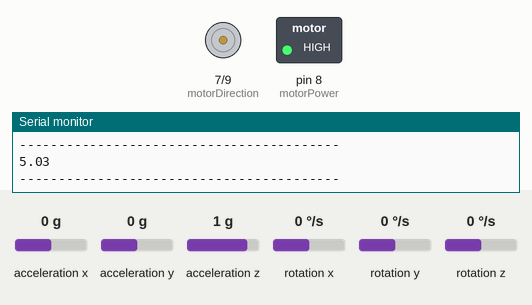
Simulated run of this sketch. Board: Arduino Uno, built with avr-gcc and run on an emulated ATmega328P. Parts: direction and speed pins drawn as motors (green arrow = direction pin HIGH = forward, orange = LOW = backward, longer = more drive), switched loads named in the sketch (green lamp = pin HIGH), the last lines printed to the serial monitor. Wiring (inferred from the names in the program): MPU-6050 motion sensor at I2C address 0x68. The inputs (shaded band) are chosen by the test bench; at power-on: acceleration z 1 g, acceleration x 0 g, acceleration y 0 g, rotation x 0 °/s, rotation y 0 °/s, rotation z 0 °/s.

Above: at 1.2 s.
1.3 s: acceleration z set to 0 g
At 3.4 s:
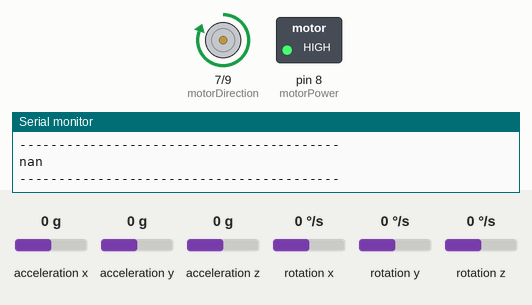
Timing chart, 0 to 4.9 s (numbered marks = the images above; inputs shaded):
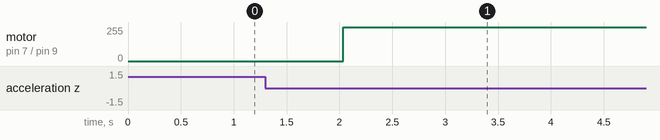

Measured:
- after the input at 1.3 s, motor on pin 7 (motorDirection) / pin 9 (motorPWM): stopped → forward 255/255 after 0.74 s

The sketch:

Angle_Testing.ino
```cpp
#include <Servo.h>
#include <PWM.h>
#include <MPU6050.h>

Servo Motor;

// MPU6050
const int MPU = 0x68; // MPU6050 I2C address
float AccX, AccY, AccZ;
float GyroX, GyroY, GyroZ;
float accAngleX, accAngleY, gyroAngleX, gyroAngleY, gyroAngleZ;
float roll, pitch, yaw;
float AccErrorX, AccErrorY, GyroErrorX, GyroErrorY, GyroErrorZ;
float elapsedTime, currentTime, previousTime;
int c = 0;

// PID PARAMS
double kp_speed =  3;
double ki_speed = 0.072;
double kd_speed = 0; // NOT USED
double targetAngle = 90;
int PD_pwm;  //angle output

double kp = 2;
double ki = 0;
double kd = .25;

// MOTOR VARIABLES
const int motorDirection = 7; // CW/CCW Motor Direction
const int motorPower = 8; // Motor on/off
const int motorPWM = 9; // Motor PWM control

void setup() {
  //MPU6050
  Serial.begin(19200);
  Wire.begin();                      // Initialize comunication
  Wire.beginTransmission(MPU);       // Start communication with MPU6050 // MPU=0x68
  Wire.write(0x6B);                  // Talk to the register 6B
  Wire.write(0x00);                  // Make reset - place a 0 into the 6B register
  Wire.endTransmission(true);        //end the transmission


  /*
  // Configure Accelerometer Sensitivity - Full Scale Range (default +/- 2g)
  Wire.beginTransmission(MPU);
  Wire.write(0x1C);                  //Talk to the ACCEL_CONFIG register (1C hex)
  Wire.write(0x10);                  //Set the register bits as 00010000 (+/- 8g full scale range)
  Wire.endTransmission(true);
  // Configure Gyro Sensitivity - Full Scale Range (default +/- 250deg/s)
  Wire.beginTransmission(MPU);
  Wire.write(0x1B);                   // Talk to the GYRO_CONFIG register (1B hex)
  Wire.write(0x10);                   // Set the register bits as 00010000 (1000deg/s full scale)
  Wire.endTransmission(true);
  delay(20);
  */
  // PWM.h Setup
  InitTimersSafe();
  // The Nidec 24H677 BLDC Motor requires a PWM frequency of 20KHz to 25KHz
  bool success = SetPinFrequencySafe(9, 20000);

  //Set motor Pins
  pinMode(motorDirection,OUTPUT);
  pinMode(motorPower,OUTPUT);
  pinMode(motorPWM,OUTPUT);

  // Inital output states

  digitalWrite(motorDirection,LOW); // CCW
  digitalWrite(motorPower,HIGH); // Motor ON
  analogWrite(motorPWM,0); //No PWM Signal
  // Call this function if you need to get the IMU error values for your module
  //calculate_IMU_error();
  delay(20);
}
float calculateAngle() {
  // === Read acceleromter data === //
  const float OFFSET = 7.8;
  Wire.beginTransmission(MPU);
  Wire.write(0x3B); // Start with register 0x3B (ACCEL_XOUT_H)
  Wire.endTransmission(false);
  Wire.requestFrom(MPU, 6, true); // Read 6 registers total, each axis value is stored in 2 registers
  //For a range of +-2g, we need to divide the raw values by 16384, according to the datasheet
  //calculate_IMU_error();
  AccX = (Wire.read() << 8 | Wire.read()) / 16384.0; // X-axis value
  AccY = (Wire.read() << 8 | Wire.read()) / 16384.0; // Y-axis value
  AccZ = (Wire.read() << 8 | Wire.read()) / 16384.0; // Z-axis value
  // Calculating Roll and Pitch from the accelerometer data
  accAngleX = (atan(AccY / sqrt(pow(AccX, 2) + pow(AccZ, 2))) * 180 / PI) - 0.58; // AccErrorX ~(0.58) See the calculate_IMU_error()custom function for more details
  accAngleY = (atan(-1 * AccX / sqrt(pow(AccY, 2) + pow(AccZ, 2))) * 180 / PI) + 1.58; // AccErrorY ~(-1.58)
  // === Read gyroscope data === //
  previousTime = currentTime;        // Previous time is stored before the actual time read
  currentTime = millis();            // Current time actual time read
  elapsedTime = (currentTime - previousTime) / 1000; // Divide by 1000 to get seconds
  Wire.beginTransmission(MPU);
  Wire.write(0x43); // Gyro data first register address 0x43
  Wire.endTransmission(false);
  Wire.requestFrom(MPU, 6, true); // Read 4 registers total, each axis value is stored in 2 registers
  GyroX = (Wire.read() << 8 | Wire.read()) / 131.0; // For a 250deg/s range we have to divide first the raw value by 131.0, according to the datasheet
  GyroY = (Wire.read() << 8 | Wire.read()) / 131.0;
  GyroZ = (Wire.read() << 8 | Wire.read()) / 131.0;
  // Correct the outputs with the calculated error values
  GyroX = GyroX -3.47; // GyroErrorX ~(-0.56)
  GyroY = GyroY +3.03; // GyroErrorY ~(2)
  GyroZ = GyroZ -10.64; // GyroErrorZ ~ (-0.8)


  // Currently the raw values are in degrees per seconds, deg/s, so we need to multiply by sendonds (s) to get the angle in degrees
  gyroAngleX = gyroAngleX + GyroX * elapsedTime; // deg/s * s = deg
  gyroAngleY = gyroAngleY + GyroY * elapsedTime;
  yaw =  yaw + GyroZ * elapsedTime;
  // Complementary filter - combine acceleromter and gyro angle values
  gyroAngleX = 0.96 * gyroAngleX + 0.04 * accAngleX;
  gyroAngleY = 0.96 * gyroAngleY + 0.04 * accAngleY;

  roll = gyroAngleX;
  pitch = gyroAngleY;
  // Print the values on the serial monitor
//  Serial.print(roll);
//  Serial.print("/");
//  Serial.print(pitch);
//  Serial.print("/");
//  Serial.println(yaw);

  return roll+OFFSET;
}
void calculate_IMU_error() {
  // We can call this funtion in the setup section to calculate the accelerometer and gyro data error. From here we will get the error values used in the above equations printed on the Serial Monitor.
  // Note that we should place the IMU flat in order to get the proper values, so that we then can the correct values
  // Read accelerometer values 200 times
  while (c < 200) {
    Wire.beginTransmission(MPU);
    Wire.write(0x3B);
    Wire.endTransmission(false);
    Wire.requestFrom(MPU, 6, true);
    AccX = (Wire.read() << 8 | Wire.read()) / 16384.0 ;
    AccY = (Wire.read() << 8 | Wire.read()) / 16384.0 ;
    AccZ = (Wire.read() << 8 | Wire.read()) / 16384.0 ;
    // Sum all readings
    AccErrorX = AccErrorX + ((atan((AccY) / sqrt(pow((AccX), 2) + pow((AccZ), 2))) * 180 / PI));
    AccErrorY = AccErrorY + ((atan(-1 * (AccX) / sqrt(pow((AccY), 2) + pow((AccZ), 2))) * 180 / PI));
    c++;
  }
  //Divide the sum by 200 to get the error value
  AccErrorX = AccErrorX / 200;
  AccErrorY = AccErrorY / 200;
  c = 0;
  // Read gyro values 200 times
  while (c < 200) {
    Wire.beginTransmission(MPU);
    Wire.write(0x43);
    Wire.endTransmission(false);
    Wire.requestFrom(MPU, 6, true);
    GyroX = Wire.read() << 8 | Wire.read();
    GyroY = Wire.read() << 8 | Wire.read();
    GyroZ = Wire.read() << 8 | Wire.read();
    // Sum all readings
    GyroErrorX = GyroErrorX + (GyroX / 131.0);
    GyroErrorY = GyroErrorY + (GyroY / 131.0);
    GyroErrorZ = GyroErrorZ + (GyroZ / 131.0);
    c++;
  }
  //Divide the sum by 200 to get the error value
  GyroErrorX = GyroErrorX / 200;
  GyroErrorY = GyroErrorY / 200;
  GyroErrorZ = GyroErrorZ / 200;
  // Print the error values on the Serial Monitor
  Serial.print("AccErrorX: ");
  Serial.println(AccErrorX);
  Serial.print("AccErrorY: ");
  Serial.println(AccErrorY);
  Serial.print("GyroErrorX: ");
  Serial.println(GyroErrorX);
  Serial.print("GyroErrorY: ");
  Serial.println(GyroErrorY);
  Serial.print("GyroErrorZ: ");
  Serial.println(GyroErrorZ);
  /*
 AccErrorX: 0.00
AccErrorY: 0.00
GyroErrorX: -3.47
GyroErrorY: 3.03
GyroErrorZ: -10.64

   */
}
double calculatePID(double currentAngle)
{
  double error;
  double lastError;
  double cumError, rateError;

  unsigned long currentTime = millis();
  unsigned long elapsedTime = (currentTime - previousTime)/100;
  error = abs(targetAngle - currentAngle);

  cumError += error * elapsedTime;

  rateError = ((error - lastError)/elapsedTime);

  PD_pwm = kp * error + ki * cumError - kd *rateError;

  constrain(PD_pwm,0,255);

  PD_pwm = abs(PD_pwm - 255);

  lastError = error;
  previousTime = currentTime;

//  Serial.println(currentTime);
//  Serial.println(previousTime);
//  Serial.println(elapsedTime);

  return PD_pwm;
}
void loop()
{
  const float OFFSET = 7.8;
  Wire.beginTransmission(MPU);
  Wire.write(0x3B); // Start with register 0x3B (ACCEL_XOUT_H)
  Wire.endTransmission(false);
  Wire.requestFrom(MPU, 6, true); // Read 6 registers total, each axis value is stored in 2 registers
  //For a range of +-2g, we need to divide the raw values by 16384, according to the datasheet
  //calculate_IMU_error();
  AccX = (Wire.read() << 8 | Wire.read()) / 16384.0; // X-axis value
  AccY = (Wire.read() << 8 | Wire.read()) / 16384.0; // Y-axis value
  AccZ = (Wire.read() << 8 | Wire.read()) / 16384.0; // Z-axis value
  // Calculating Roll and Pitch from the accelerometer data
  accAngleX = (atan(AccY / sqrt(pow(AccX, 2) + pow(AccZ, 2))) * 180 / PI) - 0.58; // AccErrorX ~(0.58) See the calculate_IMU_error()custom function for more details
  accAngleY = (atan(-1 * AccX / sqrt(pow(AccY, 2) + pow(AccZ, 2))) * 180 / PI) + 1.58; // AccErrorY ~(-1.58)
  // === Read gyroscope data === //
  previousTime = currentTime;        // Previous time is stored before the actual time read
  currentTime = millis();            // Current time actual time read
  elapsedTime = (currentTime - previousTime) / 1000; // Divide by 1000 to get seconds
  Wire.beginTransmission(MPU);
  Wire.write(0x43); // Gyro data first register address 0x43
  Wire.endTransmission(false);
  Wire.requestFrom(MPU, 6, true); // Read 4 registers total, each axis value is stored in 2 registers
  GyroX = (Wire.read() << 8 | Wire.read()) / 131.0; // For a 250deg/s range we have to divide first the raw value by 131.0, according to the datasheet
  GyroY = (Wire.read() << 8 | Wire.read()) / 131.0;
  GyroZ = (Wire.read() << 8 | Wire.read()) / 131.0;
  // Correct the outputs with the calculated error values
  GyroX = GyroX -3.47; // GyroErrorX ~(-0.56)
  GyroY = GyroY +3.03; // GyroErrorY ~(2)
  GyroZ = GyroZ -10.64; // GyroErrorZ ~ (-0.8)


  // Currently the raw values are in degrees per seconds, deg/s, so we need to multiply by sendonds (s) to get the angle in degrees
  gyroAngleX = gyroAngleX + GyroX * elapsedTime; // deg/s * s = deg
  gyroAngleY = gyroAngleY + GyroY * elapsedTime;
  yaw =  yaw + GyroZ * elapsedTime;
  // Complementary filter - combine acceleromter and gyro angle values
  gyroAngleX = 0.96 * gyroAngleX + 0.04 * accAngleX;
  gyroAngleY = 0.96 * gyroAngleY + 0.04 * accAngleY;

  roll = gyroAngleX;
  pitch = gyroAngleY;
  // Print the values on the serial monitor
//  Serial.print(roll);
//  Serial.print("/");
//  Serial.print(pitch);
//  Serial.print("/");
//  Serial.println(yaw);

 float currentAngle = roll + OFFSET;
 double motorSpeed = calculatePID(currentAngle);


//  potValue = analogRead(A0);   // reads the value of the potentiometer (value between 0 and 1023)
//  potValue = map(potValue, 0, 1023, 0, 255);   // scale it to use it with the servo library (value between 0 and 180)
  //motorSpeed = map(potValue, 0, 1023, 0, 255);
//  Serial.println(currentAngle);
//  Serial.println(motorSpeed);
  Serial.println(currentAngle);
  Serial.println("-----------------------------------------");
  delay(400);

 if(currentAngle >= 110 || currentAngle <=70)
 {
  if(currentAngle >= 110)
  {
  digitalWrite(motorDirection,HIGH);
  analogWrite(motorPWM,0);
  }
  else
  {
  digitalWrite(motorDirection,LOW);
  analogWrite(motorPWM,0);
  }
 }
 else
 {
  if (currentAngle>90)
  {
      analogWrite(motorPWM,255);
      digitalWrite(motorDirection,LOW); // CCW
      digitalWrite(motorPower,HIGH); // Motor ON
      analogWrite(motorPWM,motorSpeed);
  }
  else
  {
      digitalWrite(motorDirection,HIGH); // CW
      digitalWrite(motorPower,HIGH); // Motor ON
      analogWrite(motorPWM,motorSpeed);
  }
 }
}
```
